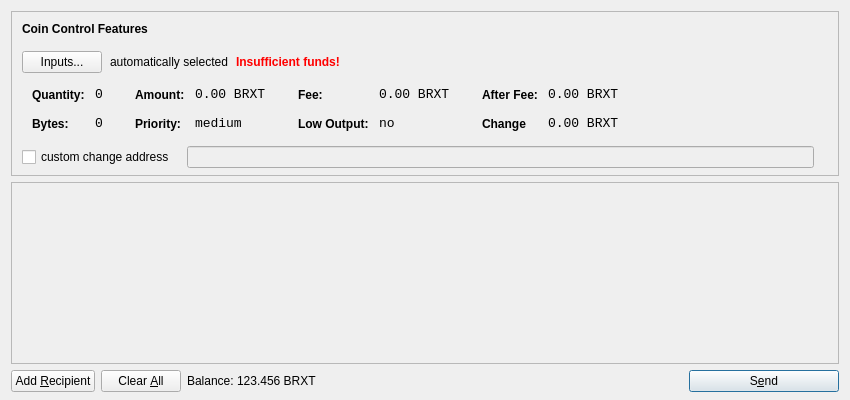
<?xml version="1.0" encoding="UTF-8"?>
<ui version="4.0">
 <class>SendCoinsDialog</class>
 <widget class="QDialog" name="SendCoinsDialog">
  <property name="geometry">
   <rect>
    <x>0</x>
    <y>0</y>
    <width>850</width>
    <height>400</height>
   </rect>
  </property>
  <property name="windowTitle">
   <string>Send Coins</string>
  </property>
  <layout class="QVBoxLayout" name="verticalLayout" stretch="0,1,0">
   <property name="bottomMargin">
    <number>8</number>
   </property>
   <item>
    <widget class="QFrame" name="frameCoinControl">
     <property name="sizePolicy">
      <sizepolicy hsizetype="Expanding" vsizetype="Expanding">
       <horstretch>0</horstretch>
       <verstretch>0</verstretch>
      </sizepolicy>
     </property>
     <property name="maximumSize">
      <size>
       <width>16777215</width>
       <height>16777215</height>
      </size>
     </property>
     <property name="frameShape">
      <enum>QFrame::StyledPanel</enum>
     </property>
     <property name="frameShadow">
      <enum>QFrame::Sunken</enum>
     </property>
     <layout class="QVBoxLayout" name="verticalLayoutCoinControl2">
      <property name="spacing">
       <number>-1</number>
      </property>
      <property name="leftMargin">
       <number>0</number>
      </property>
      <property name="topMargin">
       <number>0</number>
      </property>
      <property name="rightMargin">
       <number>0</number>
      </property>
      <property name="bottomMargin">
       <number>6</number>
      </property>
      <item>
       <layout class="QVBoxLayout" name="verticalLayoutCoinControl" stretch="0,0,0,0,1">
        <property name="spacing">
         <number>0</number>
        </property>
        <property name="leftMargin">
         <number>10</number>
        </property>
        <property name="topMargin">
         <number>10</number>
        </property>
        <item>
         <layout class="QHBoxLayout" name="horizontalLayoutCoinControl1">
          <property name="bottomMargin">
           <number>15</number>
          </property>
          <item>
           <widget class="QLabel" name="labelCoinControlFeatures">
            <property name="sizePolicy">
             <sizepolicy hsizetype="Preferred" vsizetype="Maximum">
              <horstretch>0</horstretch>
              <verstretch>0</verstretch>
             </sizepolicy>
            </property>
            <property name="font">
             <font>
              <weight>75</weight>
              <bold>true</bold>
             </font>
            </property>
            <property name="styleSheet">
             <string notr="true">font-weight:bold;</string>
            </property>
            <property name="text">
             <string>Coin Control Features</string>
            </property>
           </widget>
          </item>
         </layout>
        </item>
        <item>
         <layout class="QHBoxLayout" name="horizontalLayoutCoinControl2" stretch="0,0,0,0">
          <property name="spacing">
           <number>8</number>
          </property>
          <property name="bottomMargin">
           <number>10</number>
          </property>
          <item>
           <widget class="QPushButton" name="pushButtonCoinControl">
            <property name="styleSheet">
             <string notr="true"/>
            </property>
            <property name="text">
             <string>Inputs...</string>
            </property>
           </widget>
          </item>
          <item>
           <widget class="QLabel" name="labelCoinControlAutomaticallySelected">
            <property name="text">
             <string>automatically selected</string>
            </property>
            <property name="margin">
             <number>5</number>
            </property>
           </widget>
          </item>
          <item>
           <widget class="QLabel" name="labelCoinControlInsuffFunds">
            <property name="font">
             <font>
              <weight>75</weight>
              <bold>true</bold>
             </font>
            </property>
            <property name="styleSheet">
             <string notr="true">color:red;font-weight:bold;</string>
            </property>
            <property name="text">
             <string>Insufficient funds!</string>
            </property>
            <property name="margin">
             <number>5</number>
            </property>
           </widget>
          </item>
          <item>
           <spacer name="horizontalSpacerCoinControl">
            <property name="orientation">
             <enum>Qt::Horizontal</enum>
            </property>
            <property name="sizeHint" stdset="0">
             <size>
              <width>40</width>
              <height>1</height>
             </size>
            </property>
           </spacer>
          </item>
         </layout>
        </item>
        <item>
         <widget class="QWidget" name="widgetCoinControl" native="true">
          <property name="sizePolicy">
           <sizepolicy hsizetype="Preferred" vsizetype="Preferred">
            <horstretch>0</horstretch>
            <verstretch>0</verstretch>
           </sizepolicy>
          </property>
          <property name="minimumSize">
           <size>
            <width>0</width>
            <height>0</height>
           </size>
          </property>
          <property name="styleSheet">
           <string notr="true"/>
          </property>
          <layout class="QHBoxLayout" name="horizontalLayoutCoinControl5">
           <property name="margin">
            <number>0</number>
           </property>
           <item>
            <layout class="QHBoxLayout" name="horizontalLayoutCoinControl3" stretch="0,0,0,1">
             <property name="spacing">
              <number>20</number>
             </property>
             <property name="topMargin">
              <number>0</number>
             </property>
             <property name="bottomMargin">
              <number>10</number>
             </property>
             <item>
              <layout class="QFormLayout" name="formLayoutCoinControl1">
               <property name="horizontalSpacing">
                <number>10</number>
               </property>
               <property name="verticalSpacing">
                <number>14</number>
               </property>
               <property name="leftMargin">
                <number>10</number>
               </property>
               <property name="topMargin">
                <number>4</number>
               </property>
               <property name="rightMargin">
                <number>6</number>
               </property>
               <item row="0" column="0">
                <widget class="QLabel" name="labelCoinControlQuantityText">
                 <property name="styleSheet">
                  <string notr="true">font-weight:bold;</string>
                 </property>
                 <property name="text">
                  <string>Quantity:</string>
                 </property>
                 <property name="margin">
                  <number>0</number>
                 </property>
                </widget>
               </item>
               <item row="0" column="1">
                <widget class="QLabel" name="labelCoinControlQuantity">
                 <property name="font">
                  <font>
                   <family>Monospace</family>
                   <pointsize>10</pointsize>
                  </font>
                 </property>
                 <property name="cursor">
                  <cursorShape>IBeamCursor</cursorShape>
                 </property>
                 <property name="contextMenuPolicy">
                  <enum>Qt::ActionsContextMenu</enum>
                 </property>
                 <property name="text">
                  <string>0</string>
                 </property>
                 <property name="margin">
                  <number>0</number>
                 </property>
                 <property name="textInteractionFlags">
                  <set>Qt::LinksAccessibleByMouse|Qt::TextSelectableByKeyboard|Qt::TextSelectableByMouse</set>
                 </property>
                </widget>
               </item>
               <item row="1" column="0">
                <widget class="QLabel" name="labelCoinControlBytesText">
                 <property name="styleSheet">
                  <string notr="true">font-weight:bold;</string>
                 </property>
                 <property name="text">
                  <string>Bytes:</string>
                 </property>
                </widget>
               </item>
               <item row="1" column="1">
                <widget class="QLabel" name="labelCoinControlBytes">
                 <property name="font">
                  <font>
                   <family>Monospace</family>
                   <pointsize>10</pointsize>
                  </font>
                 </property>
                 <property name="cursor">
                  <cursorShape>IBeamCursor</cursorShape>
                 </property>
                 <property name="contextMenuPolicy">
                  <enum>Qt::ActionsContextMenu</enum>
                 </property>
                 <property name="text">
                  <string>0</string>
                 </property>
                 <property name="textInteractionFlags">
                  <set>Qt::LinksAccessibleByMouse|Qt::TextSelectableByKeyboard|Qt::TextSelectableByMouse</set>
                 </property>
                </widget>
               </item>
              </layout>
             </item>
             <item>
              <layout class="QFormLayout" name="formLayoutCoinControl2">
               <property name="horizontalSpacing">
                <number>10</number>
               </property>
               <property name="verticalSpacing">
                <number>14</number>
               </property>
               <property name="leftMargin">
                <number>6</number>
               </property>
               <property name="topMargin">
                <number>4</number>
               </property>
               <property name="rightMargin">
                <number>6</number>
               </property>
               <item row="0" column="0">
                <widget class="QLabel" name="labelCoinControlAmountText">
                 <property name="styleSheet">
                  <string notr="true">font-weight:bold;</string>
                 </property>
                 <property name="text">
                  <string>Amount:</string>
                 </property>
                 <property name="margin">
                  <number>0</number>
                 </property>
                </widget>
               </item>
               <item row="0" column="1">
                <widget class="QLabel" name="labelCoinControlAmount">
                 <property name="font">
                  <font>
                   <family>Monospace</family>
                   <pointsize>10</pointsize>
                  </font>
                 </property>
                 <property name="cursor">
                  <cursorShape>IBeamCursor</cursorShape>
                 </property>
                 <property name="contextMenuPolicy">
                  <enum>Qt::ActionsContextMenu</enum>
                 </property>
                 <property name="text">
                  <string notr="true">0.00 BRXT</string>
                 </property>
                 <property name="textInteractionFlags">
                  <set>Qt::LinksAccessibleByMouse|Qt::TextSelectableByKeyboard|Qt::TextSelectableByMouse</set>
                 </property>
                </widget>
               </item>
               <item row="1" column="0">
                <widget class="QLabel" name="labelCoinControlPriorityText">
                 <property name="styleSheet">
                  <string notr="true">font-weight:bold;</string>
                 </property>
                 <property name="text">
                  <string>Priority:</string>
                 </property>
                </widget>
               </item>
               <item row="1" column="1">
                <widget class="QLabel" name="labelCoinControlPriority">
                 <property name="font">
                  <font>
                   <family>Monospace</family>
                   <pointsize>10</pointsize>
                  </font>
                 </property>
                 <property name="cursor">
                  <cursorShape>IBeamCursor</cursorShape>
                 </property>
                 <property name="contextMenuPolicy">
                  <enum>Qt::ActionsContextMenu</enum>
                 </property>
                 <property name="text">
                  <string>medium</string>
                 </property>
                 <property name="textInteractionFlags">
                  <set>Qt::LinksAccessibleByMouse|Qt::TextSelectableByKeyboard|Qt::TextSelectableByMouse</set>
                 </property>
                </widget>
               </item>
              </layout>
             </item>
             <item>
              <layout class="QFormLayout" name="formLayoutCoinControl3">
               <property name="horizontalSpacing">
                <number>10</number>
               </property>
               <property name="verticalSpacing">
                <number>14</number>
               </property>
               <property name="leftMargin">
                <number>6</number>
               </property>
               <property name="topMargin">
                <number>4</number>
               </property>
               <property name="rightMargin">
                <number>6</number>
               </property>
               <item row="0" column="0">
                <widget class="QLabel" name="labelCoinControlFeeText">
                 <property name="styleSheet">
                  <string notr="true">font-weight:bold;</string>
                 </property>
                 <property name="text">
                  <string>Fee:</string>
                 </property>
                 <property name="margin">
                  <number>0</number>
                 </property>
                </widget>
               </item>
               <item row="0" column="1">
                <widget class="QLabel" name="labelCoinControlFee">
                 <property name="font">
                  <font>
                   <family>Monospace</family>
                   <pointsize>10</pointsize>
                  </font>
                 </property>
                 <property name="cursor">
                  <cursorShape>IBeamCursor</cursorShape>
                 </property>
                 <property name="contextMenuPolicy">
                  <enum>Qt::ActionsContextMenu</enum>
                 </property>
                 <property name="text">
                  <string notr="true">0.00 BRXT</string>
                 </property>
                 <property name="textInteractionFlags">
                  <set>Qt::LinksAccessibleByMouse|Qt::TextSelectableByKeyboard|Qt::TextSelectableByMouse</set>
                 </property>
                </widget>
               </item>
               <item row="1" column="0">
                <widget class="QLabel" name="labelCoinControlLowOutputText">
                 <property name="styleSheet">
                  <string notr="true">font-weight:bold;</string>
                 </property>
                 <property name="text">
                  <string>Low Output:</string>
                 </property>
                </widget>
               </item>
               <item row="1" column="1">
                <widget class="QLabel" name="labelCoinControlLowOutput">
                 <property name="font">
                  <font>
                   <family>Monospace</family>
                   <pointsize>10</pointsize>
                  </font>
                 </property>
                 <property name="cursor">
                  <cursorShape>IBeamCursor</cursorShape>
                 </property>
                 <property name="contextMenuPolicy">
                  <enum>Qt::ActionsContextMenu</enum>
                 </property>
                 <property name="text">
                  <string>no</string>
                 </property>
                 <property name="textInteractionFlags">
                  <set>Qt::LinksAccessibleByMouse|Qt::TextSelectableByKeyboard|Qt::TextSelectableByMouse</set>
                 </property>
                </widget>
               </item>
              </layout>
             </item>
             <item>
              <layout class="QFormLayout" name="formLayoutCoinControl4">
               <property name="horizontalSpacing">
                <number>10</number>
               </property>
               <property name="verticalSpacing">
                <number>14</number>
               </property>
               <property name="leftMargin">
                <number>6</number>
               </property>
               <property name="topMargin">
                <number>4</number>
               </property>
               <property name="rightMargin">
                <number>6</number>
               </property>
               <item row="0" column="0">
                <widget class="QLabel" name="labelCoinControlAfterFeeText">
                 <property name="styleSheet">
                  <string notr="true">font-weight:bold;</string>
                 </property>
                 <property name="text">
                  <string>After Fee:</string>
                 </property>
                 <property name="margin">
                  <number>0</number>
                 </property>
                </widget>
               </item>
               <item row="0" column="1">
                <widget class="QLabel" name="labelCoinControlAfterFee">
                 <property name="font">
                  <font>
                   <family>Monospace</family>
                   <pointsize>10</pointsize>
                  </font>
                 </property>
                 <property name="cursor">
                  <cursorShape>IBeamCursor</cursorShape>
                 </property>
                 <property name="contextMenuPolicy">
                  <enum>Qt::ActionsContextMenu</enum>
                 </property>
                 <property name="text">
                  <string notr="true">0.00 BRXT</string>
                 </property>
                 <property name="textInteractionFlags">
                  <set>Qt::LinksAccessibleByMouse|Qt::TextSelectableByKeyboard|Qt::TextSelectableByMouse</set>
                 </property>
                </widget>
               </item>
               <item row="1" column="0">
                <widget class="QLabel" name="labelCoinControlChangeText">
                 <property name="styleSheet">
                  <string notr="true">font-weight:bold;</string>
                 </property>
                 <property name="text">
                  <string>Change</string>
                 </property>
                </widget>
               </item>
               <item row="1" column="1">
                <widget class="QLabel" name="labelCoinControlChange">
                 <property name="font">
                  <font>
                   <family>Monospace</family>
                   <pointsize>10</pointsize>
                  </font>
                 </property>
                 <property name="cursor">
                  <cursorShape>IBeamCursor</cursorShape>
                 </property>
                 <property name="contextMenuPolicy">
                  <enum>Qt::ActionsContextMenu</enum>
                 </property>
                 <property name="text">
                  <string notr="true">0.00 BRXT</string>
                 </property>
                 <property name="textInteractionFlags">
                  <set>Qt::LinksAccessibleByMouse|Qt::TextSelectableByKeyboard|Qt::TextSelectableByMouse</set>
                 </property>
                </widget>
               </item>
              </layout>
             </item>
            </layout>
           </item>
          </layout>
         </widget>
        </item>
        <item>
         <layout class="QHBoxLayout" name="horizontalLayoutCoinControl4" stretch="0,0,0">
          <property name="spacing">
           <number>12</number>
          </property>
          <property name="sizeConstraint">
           <enum>QLayout::SetDefaultConstraint</enum>
          </property>
          <property name="topMargin">
           <number>5</number>
          </property>
          <property name="rightMargin">
           <number>5</number>
          </property>
          <item>
           <widget class="QCheckBox" name="checkBoxCoinControlChange">
            <property name="text">
             <string>custom change address</string>
            </property>
           </widget>
          </item>
          <item>
           <widget class="QLineEdit" name="lineEditCoinControlChange">
            <property name="enabled">
             <bool>false</bool>
            </property>
            <property name="sizePolicy">
             <sizepolicy hsizetype="Expanding" vsizetype="Fixed">
              <horstretch>0</horstretch>
              <verstretch>0</verstretch>
             </sizepolicy>
            </property>
           </widget>
          </item>
          <item>
           <widget class="QLabel" name="labelCoinControlChangeLabel">
            <property name="sizePolicy">
             <sizepolicy hsizetype="Preferred" vsizetype="Expanding">
              <horstretch>0</horstretch>
              <verstretch>0</verstretch>
             </sizepolicy>
            </property>
            <property name="minimumSize">
             <size>
              <width>0</width>
              <height>0</height>
             </size>
            </property>
            <property name="text">
             <string/>
            </property>
            <property name="margin">
             <number>3</number>
            </property>
           </widget>
          </item>
         </layout>
        </item>
        <item>
         <spacer name="verticalSpacerCoinControl">
          <property name="orientation">
           <enum>Qt::Vertical</enum>
          </property>
          <property name="sizeHint" stdset="0">
           <size>
            <width>800</width>
            <height>1</height>
           </size>
          </property>
         </spacer>
        </item>
       </layout>
      </item>
     </layout>
    </widget>
   </item>
   <item>
    <widget class="QScrollArea" name="scrollArea">
     <property name="widgetResizable">
      <bool>true</bool>
     </property>
     <widget class="QWidget" name="scrollAreaWidgetContents">
      <property name="geometry">
       <rect>
        <x>0</x>
        <y>0</y>
        <width>830</width>
        <height>165</height>
       </rect>
      </property>
      <layout class="QVBoxLayout" name="verticalLayout_2">
       <property name="margin">
        <number>0</number>
       </property>
       <item>
        <layout class="QVBoxLayout" name="entries">
         <property name="spacing">
          <number>6</number>
         </property>
        </layout>
       </item>
       <item>
        <spacer name="verticalSpacer">
         <property name="orientation">
          <enum>Qt::Vertical</enum>
         </property>
         <property name="sizeHint" stdset="0">
          <size>
           <width>20</width>
           <height>40</height>
          </size>
         </property>
        </spacer>
       </item>
      </layout>
     </widget>
    </widget>
   </item>
   <item>
    <layout class="QHBoxLayout" name="horizontalLayout">
     <item>
      <widget class="QPushButton" name="addButton">
       <property name="toolTip">
        <string>Send to multiple recipients at once</string>
       </property>
       <property name="text">
        <string>Add &amp;Recipient</string>
       </property>
       <property name="autoDefault">
        <bool>false</bool>
       </property>
      </widget>
     </item>
     <item>
      <widget class="QPushButton" name="clearButton">
       <property name="sizePolicy">
        <sizepolicy hsizetype="Minimum" vsizetype="Fixed">
         <horstretch>0</horstretch>
         <verstretch>0</verstretch>
        </sizepolicy>
       </property>
       <property name="toolTip">
        <string>Remove all transaction fields</string>
       </property>
       <property name="text">
        <string>Clear &amp;All</string>
       </property>
       <property name="autoRepeatDelay">
        <number>300</number>
       </property>
       <property name="autoDefault">
        <bool>false</bool>
       </property>
      </widget>
     </item>
     <item>
      <layout class="QHBoxLayout" name="horizontalLayout_2">
       <property name="spacing">
        <number>3</number>
       </property>
       <item>
        <widget class="QLabel" name="label">
         <property name="sizePolicy">
          <sizepolicy hsizetype="Preferred" vsizetype="Fixed">
           <horstretch>0</horstretch>
           <verstretch>0</verstretch>
          </sizepolicy>
         </property>
         <property name="text">
          <string>Balance:</string>
         </property>
        </widget>
       </item>
       <item>
        <widget class="QLabel" name="labelBalance">
         <property name="sizePolicy">
          <sizepolicy hsizetype="Preferred" vsizetype="Fixed">
           <horstretch>0</horstretch>
           <verstretch>0</verstretch>
          </sizepolicy>
         </property>
         <property name="cursor">
          <cursorShape>IBeamCursor</cursorShape>
         </property>
         <property name="text">
          <string notr="true">123.456 BRXT</string>
         </property>
         <property name="textInteractionFlags">
          <set>Qt::LinksAccessibleByMouse|Qt::TextSelectableByKeyboard|Qt::TextSelectableByMouse</set>
         </property>
        </widget>
       </item>
      </layout>
     </item>
     <item>
      <spacer name="horizontalSpacer">
       <property name="orientation">
        <enum>Qt::Horizontal</enum>
       </property>
       <property name="sizeHint" stdset="0">
        <size>
         <width>40</width>
         <height>20</height>
        </size>
       </property>
      </spacer>
     </item>
     <item>
      <widget class="QPushButton" name="sendButton">
       <property name="minimumSize">
        <size>
         <width>150</width>
         <height>0</height>
        </size>
       </property>
       <property name="toolTip">
        <string>Confirm the send action</string>
       </property>
       <property name="text">
        <string>S&amp;end</string>
       </property>
       <property name="icon">
        <iconset resource="../bitcoin.qrc">
         <normaloff>:/icons/send</normaloff>:/icons/send</iconset>
       </property>
       <property name="default">
        <bool>true</bool>
       </property>
      </widget>
     </item>
    </layout>
   </item>
  </layout>
 </widget>
 <resources>
  <include location="../bitcoin.qrc"/>
 </resources>
 <connections/>
</ui>
